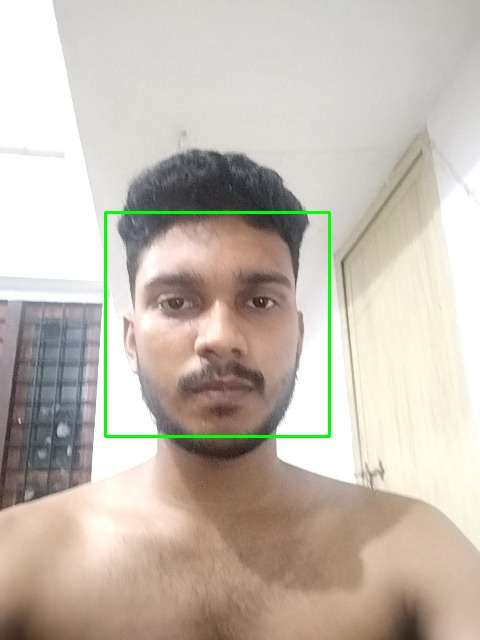
#> input picture testweb/received_image.jpg, 480 x 640 px; its folder holds only this picture in this run
$ python -i app.py   (imports and definitions only)
#> lines starting #> are read from the running program, lines starting #| are printed output that depends on the picture; after the words box and inside, x2 and y2 are one past the last pixel; in counts of white or black regions, pixels touching at a corner belong together
#> further down, picture is the input picture: shape (640, 480, 3); mean B, G, R 177.5, 188.8, 198
from flask import Flask, render_template, request, jsonify, redirect, url_for, session
import cv2
import numpy as np
import base64
import os
from os import listdir, curdir
from os.path import isfile, join

# [1 line not run here, left out]
# [1 line that did not run here, left out]

# [1 line that did not run here, left out]
# [1 line that did not run here, left out]


# [1 line not run here, left out]

data_path = 'D:/DATAS/'
# [1 line that did not run here, left out]

Training_Data, Labels = [], []

# [5 lines not run here, left out]

Labels = np.asarray(Labels, dtype=np.int32)

model = cv2.face.LBPHFaceRecognizer_create()

# [3 lines not run here, left out]


face_classifier = cv2.CascadeClassifier('D:\\Code\\project\\haz\\env\\Lib\\site-packages\\cv2\\data\\haarcascade_frontalface_default.xml')

def face_detector(img, size = 0.5):
#> called with size = 0.5
    gray = cv2.cvtColor(img, cv2.COLOR_BGR2GRAY)
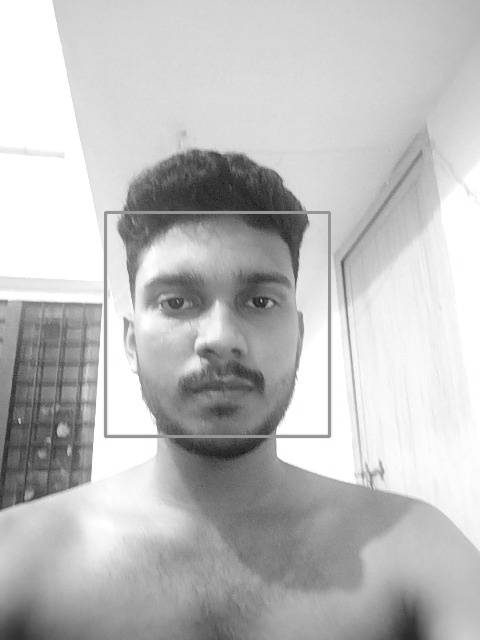
#> gray: shape (640, 480); min 22, max 255, mean 190.3
    faces = face_classifier.detectMultiScale(gray,1.3,5)
#> faces = [[105, 213, 222, 222]]

    if len(faces) == 0:
        return img,[]

    for(x,y,w,h) in faces:
        cv2.rectangle(img, (x,y),(x+w,y+h),(0,255,0),2)
        roi = img[y:y+h, x:x+w]
        roi = cv2.resize(roi, (200,200))
#> this loop made 1 pass
#> pass 1, in face_detector, `roi = img[y:y+h, x:x+w]`:
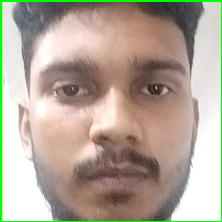
#> roi: shape (222, 222, 3); mean B, G, R 153.2, 167.7, 179.4
#> after the loop:
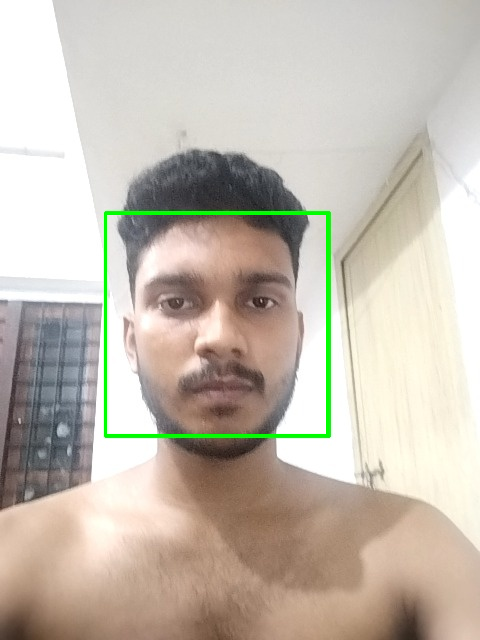
#> img: shape (640, 480, 3); 0.87% of pixels changed, all inside (x1, y1, x2, y2) = (104, 212, 329, 437)

    return img,roi


def detect_img(img):
# while True:
    # ret, frame = cap.read()

    image, face = face_detector(img)
    img_path = os.path.join(curdir, 'received_image.jpg')
    cv2.imwrite(img_path, image)

    try:
        face = cv2.cvtColor(face, cv2.COLOR_BGR2GRAY)
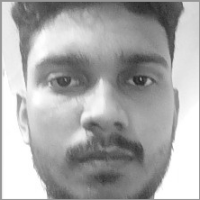
#> face: shape (200, 200); min 39, max 255, mean 169.4
        result = model.predict(face)

        if result[1] < 500:
            confidence = int(100*(1-(result[1])/300))


        if confidence > 82:
            cv2.putText(image, "yadhu", (250, 450), cv2.FONT_HERSHEY_COMPLEX, 1, (255, 255, 255), 2)
            cv2.imshow('Face Cropper', image)
            return True
            # return redirect(url_for("home"))

        else:
            cv2.putText(image, "Unknown", (250, 450), cv2.FONT_HERSHEY_COMPLEX, 1, (0, 0, 255), 2)
            cv2.imshow('Face Cropper', image)


    except:
        cv2.putText(image, "Face Not Found", (250, 450), cv2.FONT_HERSHEY_COMPLEX, 1, (255, 0, 0), 2)
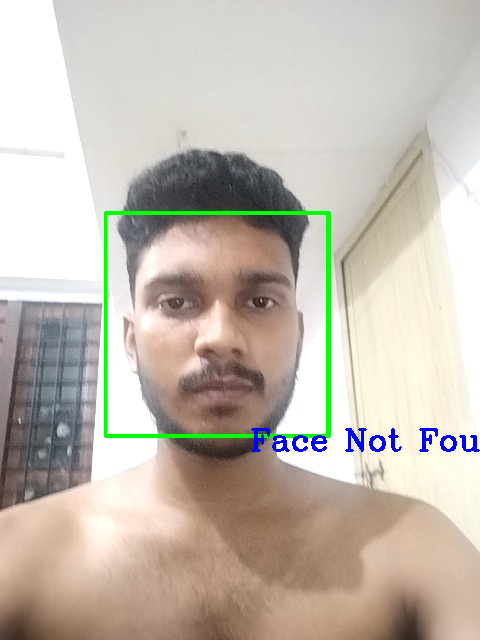
#> image: shape (640, 480, 3); 0.57% of pixels changed, all inside (x1, y1, x2, y2) = (251, 428, 480, 452)
        cv2.imshow('Face Cropper', image)
        pass

    return False
    # if cv2.waitKey(1)==13:
    #     break


# [3 lines that did not run here, left out]

# [3 lines that did not run here, left out]


# [3 lines that did not run here, left out]


# [3 lines that did not run here, left out]

# [6 lines that did not run here, left out]

# [19 lines that did not run here, left out]


# [4 lines that did not run here, left out]


# [2 lines not run here, left out]

>>> import cv2
>>> picture = cv2.imread('received_image.jpg')
>>> result = detect_img(picture)
#> result = False
